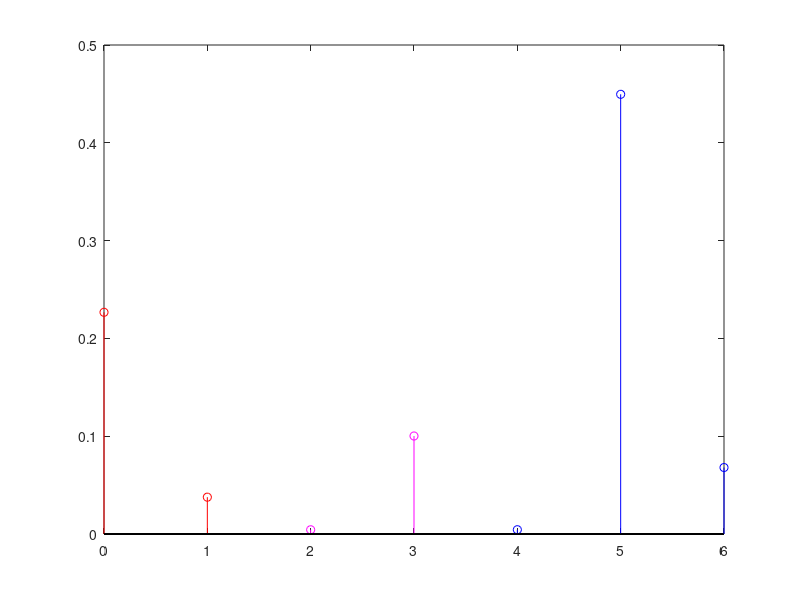

Recreate this plot in MATLAB.
% 

% NON-EQUAL SSD

% distinct correct:
values0 = [0.025564059298542552,0.02703784889503461,0.03646997972976787,0.03815961412617235,0.03848205969823526,0.039877967062860904,0.04139289592888697,0.044687083031918,0.04646803384515178,0.046992195902127595,0.04725047752550343,0.05658749798105295,0.058388906834244546,0.06023121146075736,0.060394017031747314,0.06189796367112834,0.062233209603225564,0.062287637209518146,0.06468851343623462];

% distinct correct:
valuesA = [0.004630792405271082,0.006819972448698732,0.006830698655153193,0.006935067145972293,0.007055653126190643,0.007363569202623004,0.007496593179589075,0.007529703996195897,0.007716998755845113,0.007879847170192588,0.008540833481226555,0.009524135740666718,0.010557257215071,0.014288212205510523];
% distinct incorrect:
valuesB = [0.005421211920102435,0.0054318355278176805,0.0076187842026351794,0.007848597256033674];

% indistinct correct:
valuesC = [0.00007651170109512838,0.00007979631754361747,0.00009311179958555995,0.00010012597376950835,0.00010050567128202336,0.00010671014142366287,0.00010741907654905542,0.0001299831464566195,0.000167240527259704,0.0006577782757615043,0.0007209625599898713,0.0007369832711784394,0.0007379235944930254,0.0007438356737353701,0.0007467368940492267,0.0007545248579638441,0.0007580746160954609,0.0007666648869131751,0.0007820559557500621,0.0008364330584935257];
% indistinct wrong:
valuesD = [0.0005786977262153925,0.0007859726324868288,0.0010397333840649065];

% noise correct:
valuesE = [0.0025727227836480396,0.0028093794857915327,0.0028360506932655232,0.002849433582296554,0.002873127556140468,0.002900927927614201,0.0029200121985545747,0.0030937446935055523,0.0031033168847717165,0.0032502516657072537,0.003294768007729792,0.00330238738969001,0.003308839009551455,0.003320644721396634,0.003345435305773942,0.0033522738367114686,0.003380276340832696,0.0034346042519457953,0.0034604327767602016,0.0035556884869782125,0.003662591474788448,0.0037018722146430006,0.003890854371837098,0.0038918225596822837,0.0038966213650912535,0.004036072540905737,0.00419568803272673,0.004200839835614001,0.004329987427179505,0.004397478770972344,0.004482953581104004,0.004541613209322634,0.004934499794203703];
% noise wrong:
valuesF = [0.004263235440983259,0.00468456367440934,0.005519754156157155,0.009535257354261877,0.009659343516402259,0.010177058172256705,0.01021221712229979,0.010461604535868654];



hold off;
plot( valuesA, 'r-' );
hold on;
plot( values0, 'r-' );

plot( valuesC, 'm-' );
plot( valuesE, 'm-' );

plot( valuesB, 'b-' );
plot( valuesD, 'b-' );
plot( valuesF, 'b-' );

%plot( valuesX, 'k-' );


% ratio ... not so good
hold off;

values = valuesA;
stem(0,values(1)/values(2), 'r-');
hold on;
values = values0;
stem(1,values(1)/values(2), 'r-');


values = valuesC;
stem(2,values(1)/values(2), 'm-');
values = valuesE;
stem(3,values(1)/values(2), 'm-');

values = valuesB;
stem(4,values(1)/values(2), 'b-');
values = valuesD;
stem(5,values(1)/values(2), 'b-');
values = valuesF;
stem(6,values(1)/values(2), 'b-');




% difference ... OK
hold off;

values = valuesA;
stem(0,values(2)-values(1), 'r-');
hold on;
values = values0;
stem(1,values(2)-values(1), 'r-');


values = valuesC;
stem(2,values(2)-values(1), 'm-');
values = valuesE;
stem(3,values(2)-values(1), 'm-');

values = valuesB;
stem(4,values(2)-values(1), 'b-');
values = valuesD;
stem(5,values(2)-values(1), 'b-');
values = valuesF;
stem(6,values(2)-values(1), 'b-');


% inverse ... OK
hold off;

p = 0.1;

values = valuesA;
stem(0,1/(values(2)-values(1))^p, 'r-');
hold on;
values = values0;
stem(1,1/(values(2)-values(1))^p, 'r-');


values = valuesC;
stem(2,1/(values(2)-values(1))^p, 'm-');
values = valuesE;
stem(3,1/(values(2)-values(1))^p, 'm-');

values = valuesB;
stem(4,1/(values(2)-values(1))^p, 'b-');
values = valuesD;
stem(5,1/(values(2)-values(1))^p, 'b-');
values = valuesF;
stem(6,1/(values(2)-values(1))^p, 'b-');



% score + inverse ... BAD

hold off;

p = 0.1;

values = valuesA;
stem(0,values(1)/(values(2)-values(1))^p, 'r-');
hold on;
values = values0;
stem(1,values(1)/(values(2)-values(1))^p, 'r-');


values = valuesC;
stem(2,values(1)/(values(2)-values(1))^p, 'm-');
values = valuesE;
stem(3,values(1)/(values(2)-values(1))^p, 'm-');

values = valuesB;
stem(4,values(1)/(values(2)-values(1))^p, 'b-');
values = valuesD;
stem(5,values(1)/(values(2)-values(1))^p, 'b-');
values = valuesF;
stem(6,values(1)/(values(2)-values(1))^p, 'b-');




% ... 
hold off;

values = valuesA;
stem(0,values(1)/(values(2)-values(1)), 'r-');
hold on;
values = values0;
stem(1,values(1)/(values(2)-values(1)), 'r-');


values = valuesC;
stem(2,values(1)/(values(2)-values(1)), 'm-');
values = valuesE;
stem(3,values(1)/(values(2)-values(1)), 'm-');

values = valuesB;
stem(4,values(1)/(values(2)-values(1)), 'b-');
values = valuesD;
stem(5,values(1)/(values(2)-values(1)), 'b-');
values = valuesF;
stem(6,values(1)/(values(2)-values(1)), 'b-');


% ... BAD
hold off;

values = valuesA;
stem(0,range(values)/(values(2)-values(1)), 'r-');
hold on;
values = values0;
stem(1,range(values)/(values(2)-values(1)), 'r-');


values = valuesC;
stem(2,range(values)/(values(2)-values(1)), 'm-');
values = valuesE;
stem(3,range(values)/(values(2)-values(1)), 'm-');

values = valuesB;
stem(4,range(values)/(values(2)-values(1)), 'b-');
values = valuesD;
stem(5,range(values)/(values(2)-values(1)), 'b-');
values = valuesF;
stem(6,range(values)/(values(2)-values(1)), 'b-');




% ... BAD
hold off;

values = valuesA;
stem(0,range(values)*(values(2)-values(1)), 'r-');
hold on;
values = values0;
stem(1,range(values)*(values(2)-values(1)), 'r-');


values = valuesC;
stem(2,range(values)*(values(2)-values(1)), 'm-');
values = valuesE;
stem(3,range(values)*(values(2)-values(1)), 'm-');

values = valuesB;
stem(4,range(values)*(values(2)-values(1)), 'b-');
values = valuesD;
stem(5,range(values)*(values(2)-values(1)), 'b-');
values = valuesF;
stem(6,range(values)*(values(2)-values(1)), 'b-');



% ... BAD
hold off;

values = valuesA;
stem(0,(values(2)-values(1))/range(values), 'r-');
hold on;
values = values0;
stem(1,(values(2)-values(1))/range(values), 'r-');


values = valuesC;
stem(2,(values(2)-values(1))/range(values), 'm-');
values = valuesE;
stem(3,(values(2)-values(1))/range(values), 'm-');

values = valuesB;
stem(4,(values(2)-values(1))/range(values), 'b-');
values = valuesD;
stem(5,(values(2)-values(1))/range(values), 'b-');
values = valuesF;
stem(6,(values(2)-values(1))/range(values), 'b-');





